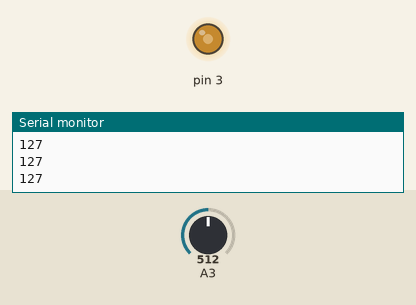
Simulated run of this sketch. Board: Arduino Uno, built with avr-gcc and run on an emulated ATmega328P. On the bench: output pins drawn as LEDs (lit = HIGH), the last lines printed to the serial monitor. The inputs (shaded band) are chosen by the test bench; at power-on: A3 = 512.

Above: at 1.2 s.
1.3 s: A3 set to 716
At 1.9 s:
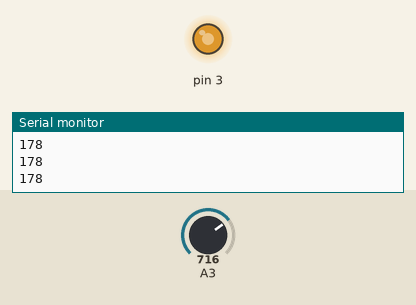
2.9 s: A3 set to 900
At 4.2 s:
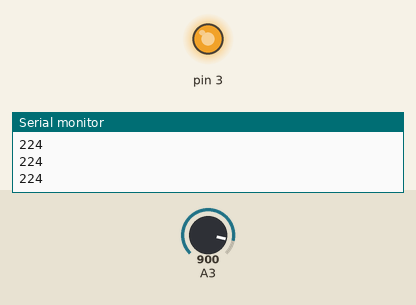
4.5 s: A3 set to 122
At 5.7 s:
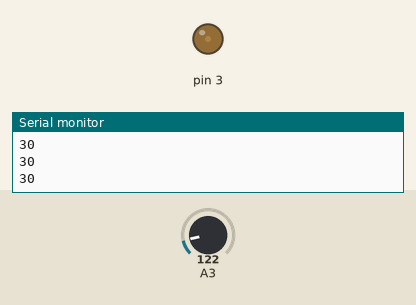
6.1 s: A3 set to 0
At 7.0 s:
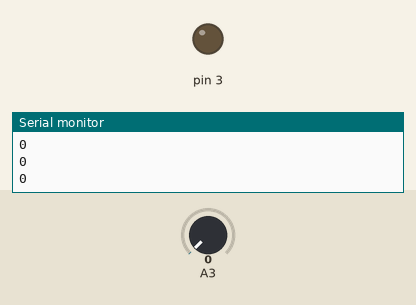
7.7 s: A3 set to 511
At 8.4 s:
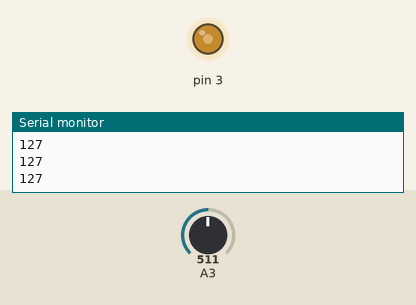
Timing chart, 0 to 10.3 s (numbered marks = the images above; inputs shaded):
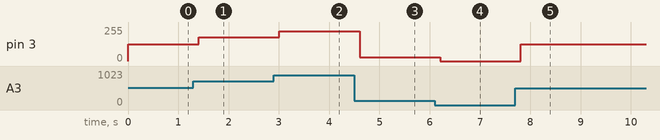

The sketch:

sketch_may30a_potentiometer.ino
```cpp
void setup() {
  // put your setup code here, to run once:
//analogRead(a3);
Serial.begin(9600);


}

void loop() {
  // put your main code here, to run repeatedly

    int i= analogRead(A3);
    i=map(i,0,1023,0,255);
    Serial.println(i);
    analogWrite(3,i);
    delay(200);

}
```

Measured:
- after the input at 1.3 s, pin 3: 127/255 → 178/255 after 0.10 s
- after the input at 2.9 s, pin 3: 178/255 → 224/255 after 0.11 s
- after the input at 4.5 s, pin 3: 224/255 → 30/255 after 0.11 s
- after the input at 6.1 s, pin 3: 30/255 → 0/255 after 0.11 s
- after the input at 7.7 s, pin 3: 0/255 → 127/255 after 0.11 s
